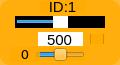
    <widget class="QWidget" name="widget_id1" native="true">
     <property name="geometry">
      <rect>
       <x>750</x>
       <y>790</y>
       <width>120</width>
       <height>65</height>
      </rect>
     </property>
     <property name="maximumSize">
      <size>
       <width>16777161</width>
       <height>16777215</height>
      </size>
     </property>
     <property name="styleSheet">
      <string notr="true">background-color: rgb(255, 170, 0, 200);
border-radius:10px;</string>
     </property>
     <widget class="QLabel" name="label_ID1">
      <property name="geometry">
       <rect>
        <x>40</x>
        <y>1</y>
        <width>45</width>
        <height>12</height>
       </rect>
      </property>
      <property name="minimumSize">
       <size>
        <width>0</width>
        <height>10</height>
       </size>
      </property>
      <property name="font">
       <font>
        <family>Arial</family>
        <pointsize>11</pointsize>
       </font>
      </property>
      <property name="styleSheet">
       <string notr="true">background-color: rgb(255, 255, 255， 0);
border-radius:0px;</string>
      </property>
      <property name="text">
       <string>ID:1</string>
      </property>
      <property name="alignment">
       <set>Qt::AlignCenter</set>
      </property>
     </widget>
     <widget class="QSlider" name="horizontalSlider_pulse_id1">
      <property name="geometry">
       <rect>
        <x>15</x>
        <y>16</y>
        <width>90</width>
        <height>12</height>
       </rect>
      </property>
      <property name="autoFillBackground">
       <bool>false</bool>
      </property>
      <property name="styleSheet">
       <string notr="true">QSlider{
	background: rgb(0, 0, 0);
	border-radius:0px;
}
QSlider::handle {/*设置中间的那个滑动的键*/                           background: rgb(255, 255, 255)}</string>
      </property>
      <property name="minimum">
       <number>0</number>
      </property>
      <property name="maximum">
       <number>1000</number>
      </property>
      <property name="pageStep">
       <number>1</number>
      </property>
      <property name="value">
       <number>500</number>
      </property>
      <property name="orientation">
       <enum>Qt::Horizontal</enum>
      </property>
     </widget>
     <widget class="QSlider" name="horizontalSlider_dev_id1">
      <property name="geometry">
       <rect>
        <x>35</x>
        <y>48</y>
        <width>50</width>
        <height>13</height>
       </rect>
      </property>
      <property name="styleSheet">
       <string notr="true">background-color: rgb(255, 255, 255， 0);</string>
      </property>
      <property name="minimum">
       <number>-125</number>
      </property>
      <property name="maximum">
       <number>125</number>
      </property>
      <property name="pageStep">
       <number>1</number>
      </property>
      <property name="orientation">
       <enum>Qt::Horizontal</enum>
      </property>
     </widget>
     <widget class="QLabel" name="label_id1">
      <property name="geometry">
       <rect>
        <x>10</x>
        <y>47</y>
        <width>30</width>
        <height>15</height>
       </rect>
      </property>
      <property name="minimumSize">
       <size>
        <width>0</width>
        <height>10</height>
       </size>
      </property>
      <property name="font">
       <font>
        <family>DejaVu Sans</family>
        <pointsize>10</pointsize>
       </font>
      </property>
      <property name="styleSheet">
       <string notr="true">background-color: rgb(255, 255, 255， 0);</string>
      </property>
      <property name="text">
       <string>0</string>
      </property>
      <property name="alignment">
       <set>Qt::AlignCenter</set>
      </property>
     </widget>
     <widget class="QLineEdit" name="lineEdit_id1">
      <property name="geometry">
       <rect>
        <x>38</x>
        <y>32</y>
        <width>45</width>
        <height>14</height>
       </rect>
      </property>
      <property name="sizePolicy">
       <sizepolicy hsizetype="Fixed" vsizetype="Fixed">
        <horstretch>0</horstretch>
        <verstretch>0</verstretch>
       </sizepolicy>
      </property>
      <property name="font">
       <font>
        <family>Arial</family>
        <pointsize>11</pointsize>
       </font>
      </property>
      <property name="autoFillBackground">
       <bool>false</bool>
      </property>
      <property name="styleSheet">
       <string notr="true">background-color: rgb(255, 255, 255);
border-radius:0px;</string>
      </property>
      <property name="text">
       <string>500</string>
      </property>
      <property name="maxLength">
       <number>1000</number>
      </property>
      <property name="alignment">
       <set>Qt::AlignCenter</set>
      </property>
      <property name="dragEnabled">
       <bool>false</bool>
      </property>
      <property name="readOnly">
       <bool>false</bool>
      </property>
     </widget>
     <widget class="QCheckBox" name="checkBox_id1">
      <property name="geometry">
       <rect>
        <x>90</x>
        <y>34</y>
        <width>15</width>
        <height>10</height>
       </rect>
      </property>
      <property name="text">
       <string/>
      </property>
     </widget>
    </widget>
